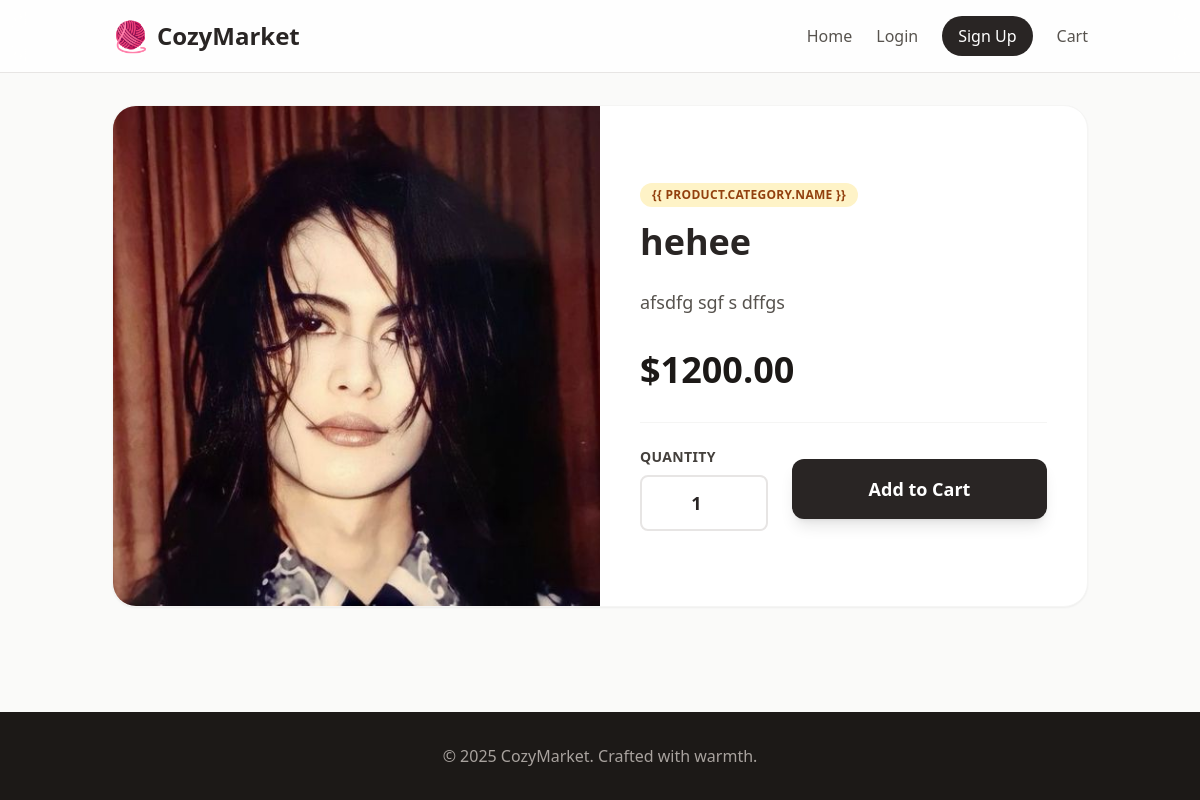
Screenshot of /product/pan/ with the database file from the repository.
### store/models.py (models this page shows, shortened)
class Product(models.Model):
    category = models.ForeignKey(Category, related_name='products', on_delete=models.CASCADE)
    title = models.CharField(max_length=200)
    slug = models.SlugField(unique=True, blank=True)
    description = models.TextField()
    price = models.DecimalField(max_digits=10, decimal_places=2)
    image = models.ImageField(upload_to='products/')
    created_at = models.DateTimeField(auto_now_add=True)
    updated_at = models.DateTimeField(auto_now=True)

### store/views.py (the view)
# urls.py: path('product/<slug:slug>/', views.product_detail, name='product_detail'),
def product_detail(request, slug):
    product = get_object_or_404(Product, slug=slug)
    variants = product.variants.all()
    colors = set(v.color for v in variants if v.color)
    sizes = set(v.size for v in variants if v.size)
    context = {
        'product': product,
        'variants': variants,
        'colors': colors,
        'sizes': sizes,
    }
    return render(request, 'store/product_detail.html', context)

### templates/store/product_detail.html (shortened to what this page needs)
{% extends "base.html" %}
{% block content %}
<div class="bg-white rounded-3xl shadow-sm border border-stone-100 overflow-hidden">
    <div class="md:flex">
        <div class="md:w-1/2 bg-stone-50">
            {% if product.image %}
            <img src="{{ product.image.url }}" alt="{{ product.title }}"
                class="w-full h-full object-cover min-h-[500px]">
            {% else %}
            <div class="w-full h-[500px] bg-stone-100 flex items-center justify-center text-stone-400">
                No Image
            </div>
            {% endif %}
        </div>
        <div class="md:w-1/2 p-10 flex flex-col justify-center">
            <div class="mb-6">
                <span
                    class="inline-block bg-amber-100 text-amber-800 text-xs font-bold px-3 py-1 rounded-full uppercase tracking-wide mb-3">{{
                    product.category.name }}</span>
                <h1 class="text-4xl font-bold text-stone-800 leading-tight">{{ product.title }}</h1>
            </div>
            <p class="text-stone-600 mb-8 leading-relaxed text-lg">{{ product.description }}</p>
            <div class="text-4xl font-bold text-stone-900 mb-8">${{ product.price }}</div>
            <form action="{% url 'add_to_cart' product.id %}" method="POST">
                <div class="flex items-center space-x-6 pt-6 border-t border-stone-100">
                    <div class="w-32">
                        <label class="block text-stone-700 font-bold mb-2 text-sm uppercase tracking-wide"
                            for="quantity">Quantity</label>
                        <div class="relative">
                            <input type="number" id="quantity" name="quantity" value="1" min="1"
                                class="w-full border-2 border-stone-200 rounded-lg px-4 py-3 focus:outline-none focus:border-amber-500 font-bold text-center text-lg">
                        </div>
                    </div>
                    <button type="submit"
                        class="flex-1 bg-stone-800 text-white font-bold py-4 px-8 rounded-xl hover:bg-amber-700 transition-all duration-300 shadow-lg hover:shadow-xl transform hover:-translate-y-0.5 text-lg">
                        Add to Cart
                    </button>
                </div>
            </form>
        </div>
    </div>
</div>
{% endblock content %}

### templates/base.html (style rules this page uses)
body { font-family: 'Outfit', sans-serif; }

### rows the page displays
Product: image (picture), title "hehee", description "afsdfg sgf s dffgs", price "1200.00"
